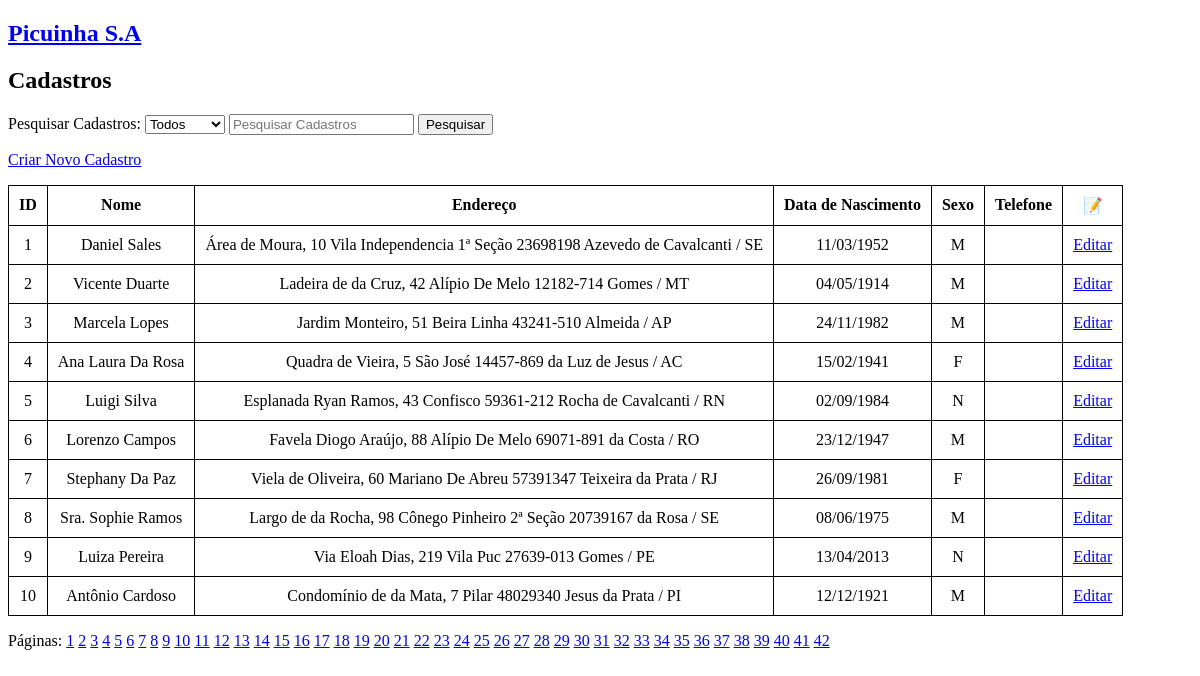
Screenshot of /cadastros/ (signed in) with the database file from the repository.
### cadastros/models.py (models this page shows, shortened)
class Cadastro(models.Model):
    OPC_SEXO = [
        ('M','Masculino'),
        ('F', 'Feminino'),
        ('N', 'Nenhuma das opções')
    ]
    nome = models.CharField(max_length=80, blank=False, null=False)
    endereço = models.CharField(max_length=200, unique=True)
    data_nascimento = models.DateField(null=False, blank=False)
    sexo = models.CharField(max_length=1, choices=OPC_SEXO, blank=False, null=False)
    telefone = PhoneNumberField(null=True, unique=True, blank=True)
    criado_em = models.DateTimeField(auto_now_add=True)
    alterado_em= models.DateTimeField(auto_now=True)
    criado_por = models.ForeignKey(User, on_delete=models.SET_NULL, null=True,  related_name='created_instances')
    alterado_por = models.ForeignKey(User, on_delete=models.SET_NULL, null=True, related_name='modified_instances')
    class Meta:
        verbose_name_plural = 'cadastros'
        ordering = ['id']

### cadastros/views.py (the view)
# urls.py: path('cadastros/', views.cadastros, name='cadastros'),
@login_required(login_url='login')
@permission_required('cadastros.view_cadastro', raise_exception=True)
def cadastros(request):
    cadastros = Cadastro.objects.all()
    paginas = Paginator(cadastros, 10)
    num_pagina = request.GET.get("pagina")
    obj_pagina = paginas.get_page(num_pagina)
    context = {"cadastros": cadastros, "obj_pagina": obj_pagina}
    return render(request, "dados/cadastros.html", context)

### cadastros/templates/dados/cadastros.html (shortened to what this page needs)
{% extends 'dados/base.html' %}
{% block content %}
    <h2>Cadastros</h2>
    <div id="div_pesquisa">
        <p>
            <form id="barra_pesquisa" action="{% url 'pesquisa' %}" method="get">
            <label for="barra_pesquisa">Pesquisar Cadastros:</label>
                <select name="filtro" id="filtro">
                    <option disabled selected>Todos</option>
                </select>
                <input name="query" type="text" placeholder="Pesquisar Cadastros" required>
                <button action="submit">Pesquisar</button>
            </form>
            <p>
                <a href="{% url 'novo_cadastro' %}">Criar Novo Cadastro</a>
            </p>
        </p>
    </div>
    <table style="text-align: center">
        <tr>
            <th>ID</th>
            <th>Nome</th>
            <th>Endereço</th>
            <th>Data de Nascimento</th>
            <th>Sexo</th>
            <th>Telefone</th>
            <th>📝</th>
        </tr>
        <tr>
        {% for cadastro in obj_pagina %}
            <tr>
                <td>{{ cadastro.id }}</td>
                <td>{{ cadastro.nome | title }}</td>
                <td>{{ cadastro.endereço }}</td>
                <td>{{ cadastro.data_nascimento | date:'d/m/Y'}}</td>
                <td>{{ cadastro.sexo }}</td>
                <td>{{ cadastro.telefone.as_national }}</td>
                <td><a href="{% url 'editar_cadastro' cadastro.id %}">Editar</a></td>
            </tr>
        {% empty %}
            <tr>
                <td colspan="7">Nenhum Cadastro Encontrado.</td>
            </tr>
        {% endfor %}
    </table>
    <div>
        <p>Páginas:
            {% for pagina in obj_pagina.paginator.page_range %}
                <a href="?pagina={{ pagina }}">{{ pagina }}</a>
            {% endfor %}
        </p>
    </div>
{% endblock content %}

### cadastros/templates/dados/base.html (shortened to what this page needs)
<!DOCTYPE html>
<html>
    <head>
    </head>
    <h2><a href="{% url 'index' %}">Picuinha S.A</a></h2>
    <body>
        {% block content %}{% endblock content %}
    </body>
</html>

### cadastros/templates/dados/base.html (style rules this page uses)
table { border: 1px solid black; border-collapse: collapse }
td, th, tr { border: 1px solid black; padding-top: 10px; padding-bottom: 10px; padding-right: 10px; padding-left: 10px; }

### rows the page displays
Cadastro: id "1", nome "Daniel Sales", endereço "Área de Moura, 10 Vila Independencia 1ª Seção 23698198 Azevedo de Cavalcanti / SE", data_nascimento "11/03/1952", sexo "M"
Cadastro: id "2", nome "Vicente Duarte", endereço "Ladeira de da Cruz, 42 Alípio De Melo 12182-714 Gomes / MT", data_nascimento "04/05/1914", sexo "M"
Cadastro: id "3", nome "Marcela Lopes", endereço "Jardim Monteiro, 51 Beira Linha 43241-510 Almeida / AP", data_nascimento "24/11/1982", sexo "M"
Cadastro: id "4", nome "Ana Laura Da Rosa", endereço "Quadra de Vieira, 5 São José 14457-869 da Luz de Jesus / AC", data_nascimento "15/02/1941", sexo "F"
Cadastro: id "5", nome "Luigi Silva", endereço "Esplanada Ryan Ramos, 43 Confisco 59361-212 Rocha de Cavalcanti / RN", data_nascimento "02/09/1984", sexo "N"
Cadastro: id "6", nome "Lorenzo Campos", endereço "Favela Diogo Araújo, 88 Alípio De Melo 69071-891 da Costa / RO", data_nascimento "23/12/1947", sexo "M"
Cadastro: id "7", nome "Stephany Da Paz", endereço "Viela de Oliveira, 60 Mariano De Abreu 57391347 Teixeira da Prata / RJ", data_nascimento "26/09/1981", sexo "F"
Cadastro: id "8", nome "Sra. Sophie Ramos", endereço "Largo de da Rocha, 98 Cônego Pinheiro 2ª Seção 20739167 da Rosa / SE", data_nascimento "08/06/1975", sexo "M"
Cadastro: id "9", nome "Luiza Pereira", endereço "Via Eloah Dias, 219 Vila Puc 27639-013 Gomes / PE", data_nascimento "13/04/2013", sexo "N"
Cadastro: id "10", nome "Antônio Cardoso", endereço "Condomínio de da Mata, 7 Pilar 48029340 Jesus da Prata / PI", data_nascimento "12/12/1921", sexo "M"

### other values shown
{{ pagina }} "1" "2" "3" "4" "5" "6" "7" "8" "9" "10" "11" "12" "13" "14" "15" "16" "17" "18" "19" "20" "21" "22" "23" "24" "25" "26" "27" "28" "29" "30" "31" "32" "33" "34" "35" "36" "37" "38" "39" "40" "41" "42"
